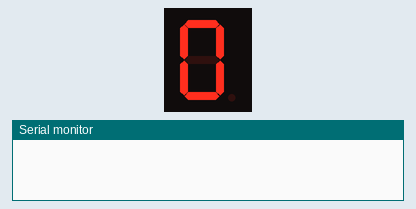
Simulated run of this sketch. Board: Arduino Uno, built with avr-gcc and run on an emulated ATmega328P. Shown: 1-digit seven-segment display, the last lines printed to the serial monitor. Wiring (inferred from the names in the program): 1-digit 7-segment display, segments lit when HIGH: segments pin 2, pin 3, pin 4, pin 5, pin 6, pin 7, pin 8. The segment pins are drawn as the display they are named for.

Above: at 0.1 s.
At 0.6 s:
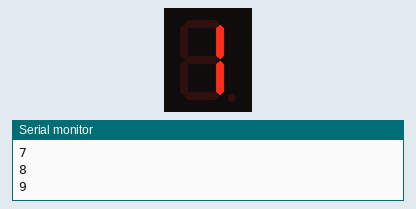
At 1.1 s:
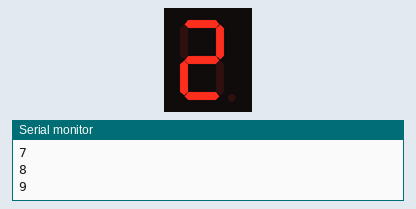
At 2.1 s:
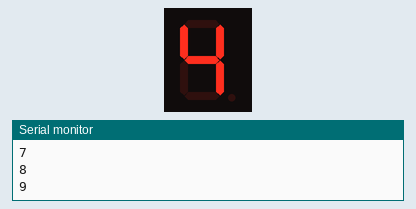
At 3.1 s:
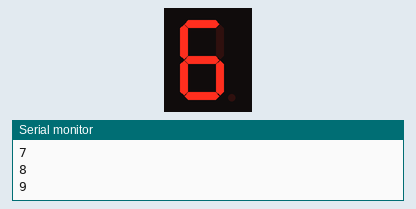
At 4.6 s:
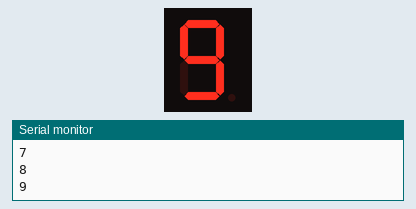

The sketch:

_7segmentDisplayLoop.ino
```cpp
 byte arduinoPins[] = {2, 3, 4, 5, 6, 7, 8};

 byte segmentMap[10][7] {
   {1, 1, 1, 1, 1, 1, 0},
   {0, 1, 1, 0, 0, 0, 0},
   {1, 1, 0, 1, 1, 0, 1},
   {1, 1, 1, 1, 0, 0, 1},
   {0, 1, 1, 0, 0, 1, 1},
   {1, 0, 1, 1, 0, 1, 1},
   {1, 0, 1, 1, 1, 1, 1},
   {1, 1, 1, 0, 0, 0, 0},
   {1, 1, 1, 1, 1, 1, 1},
   {1, 1, 1, 1, 0, 1, 1},

 };


void setup() {
  for (int i=0; i<9; i++){
  pinMode(i, OUTPUT);
  }
  Serial.begin(9600);
}

void loop() {
  for (int i=0; i<10; i++){
    for (int j = 0; j<8; j++){
      digitalWrite(arduinoPins[j],(segmentMap[i][j]));
      }
      delay(500);
      for(int i=0; i<9; i++){
        digitalWrite(i, LOW);
        Serial.println(i+1);
        }
    }

}
```

Measured:
- by itself, everything shown: repeats every 5.0 s, in 11 steps
- what the display in image 1 shows lasts 0.5 s, from 0.5 s to 1.0 s
